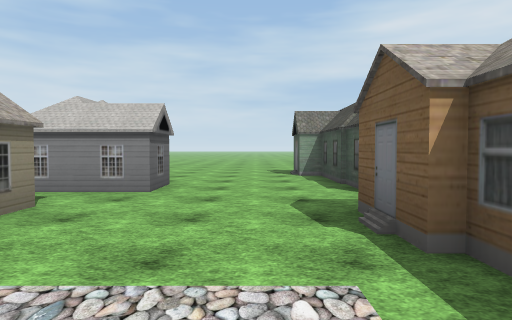
View 1 (above)

24 first-person views from a walk through a 3-D level made in the Unity game engine. The camera is 1.4 m above the floor, tilts 2° down and sees 75° across. The floor is counted in squares, 2 m on a side. Each view is taken from the middle of a square. On the plan, view 1 faces up. The plan holds only what a view shows up to about 10 squares ahead; the rest is blank. The place goes on beyond the plan. Some surface patterns are stand-ins.

View 2
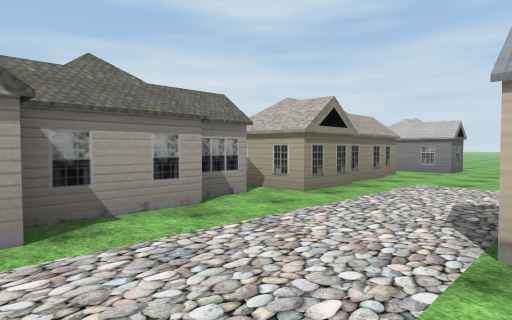

View 3
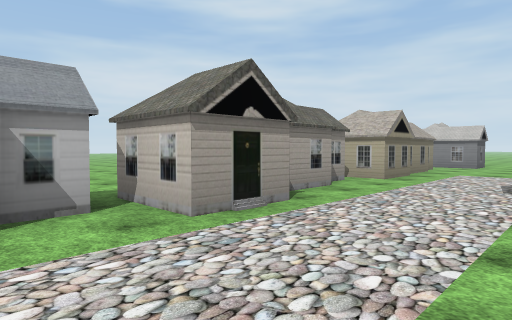

View 4
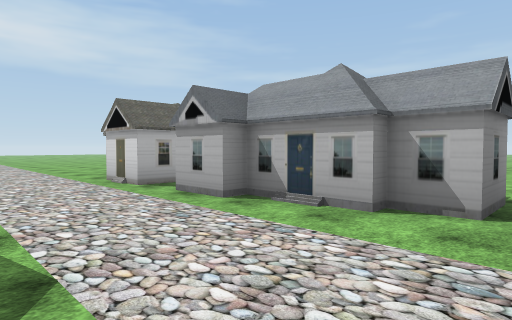

View 5
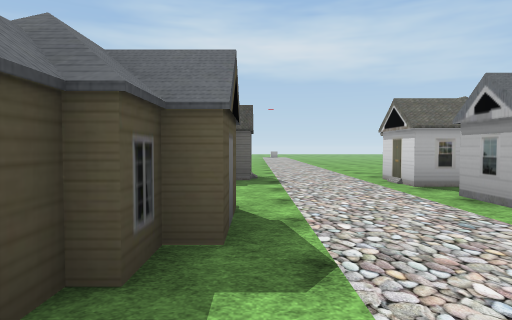

View 6
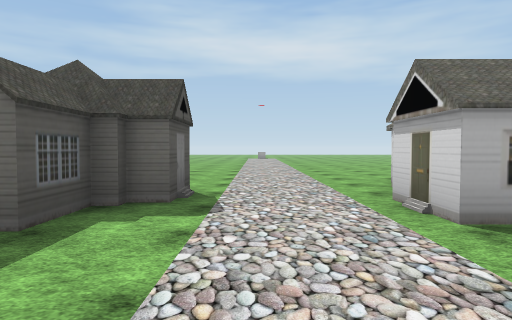

View 7
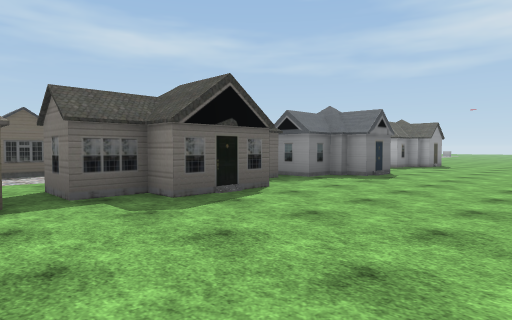

View 8
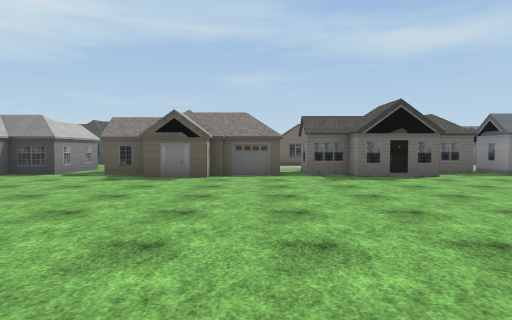

View 9
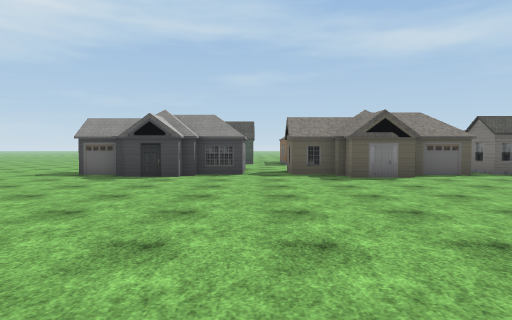

View 10
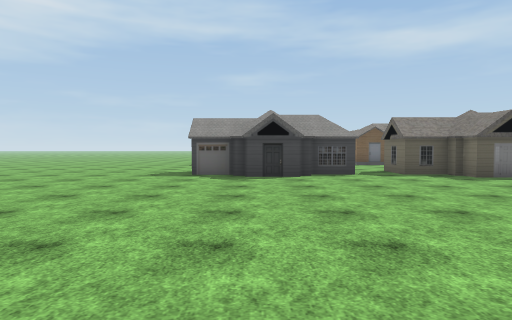

View 11
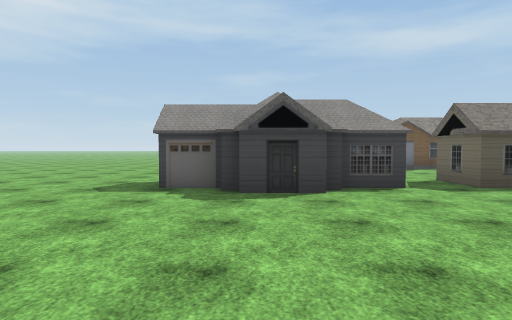

View 12
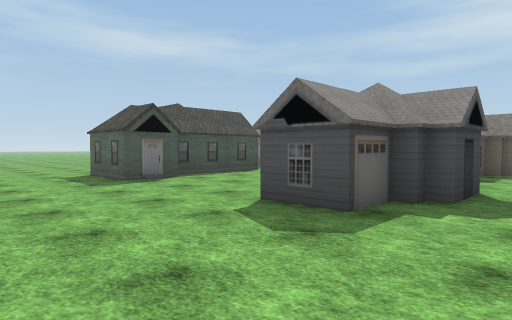

View 13
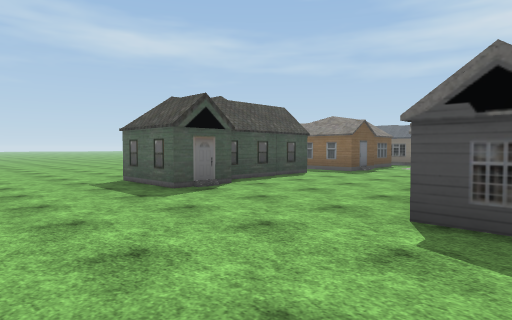

View 14
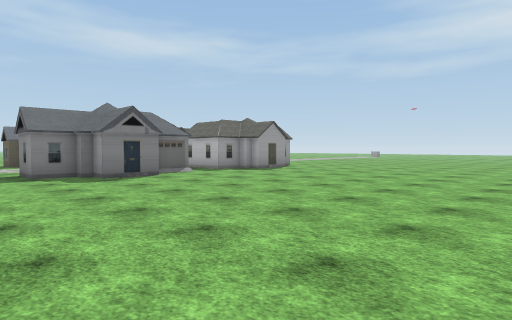

View 15
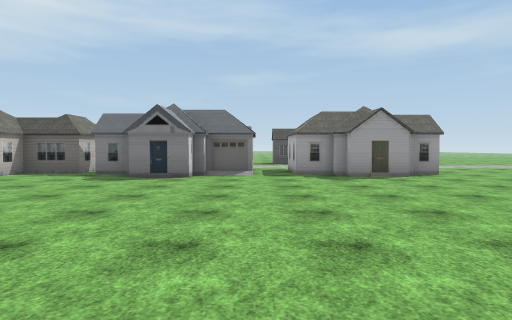

View 16
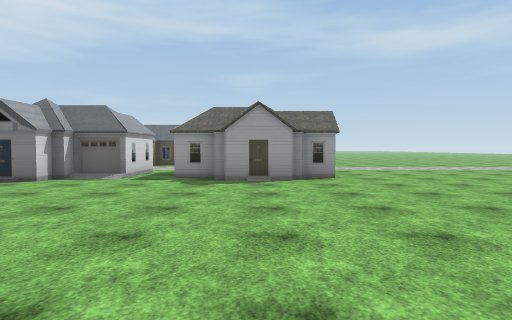

View 17
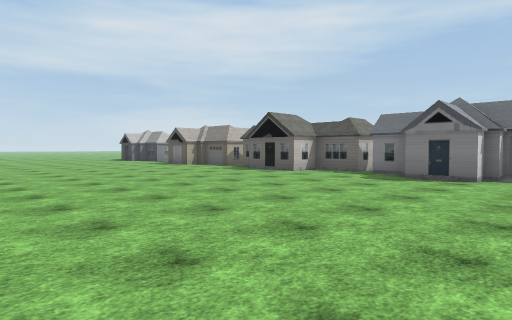

View 18
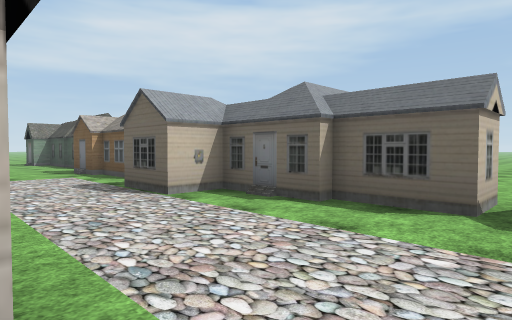

View 19
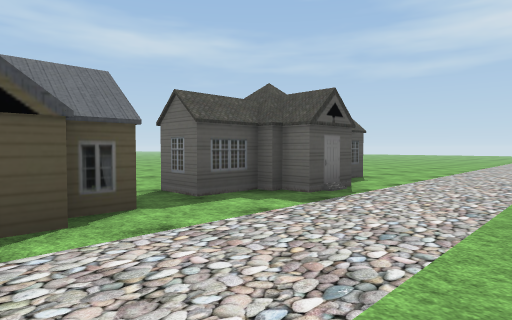

View 20
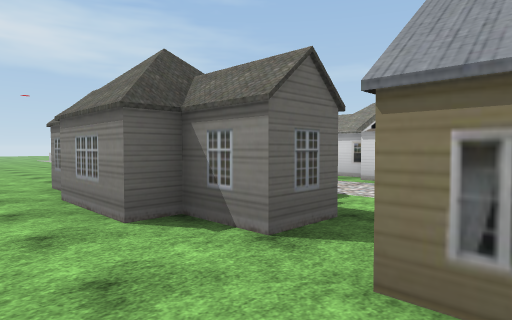

View 21
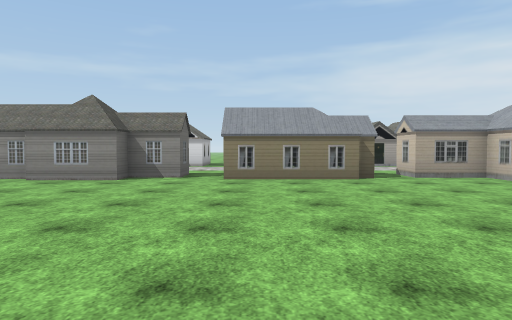

View 22
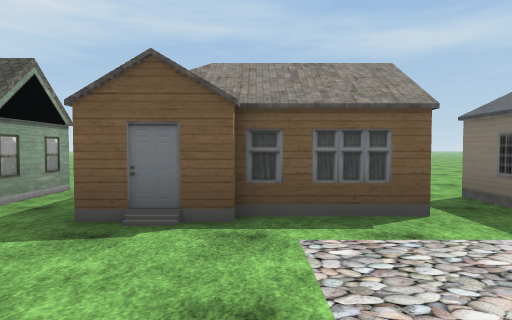

View 23
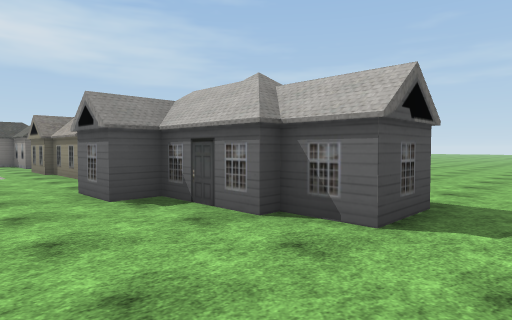

View 24
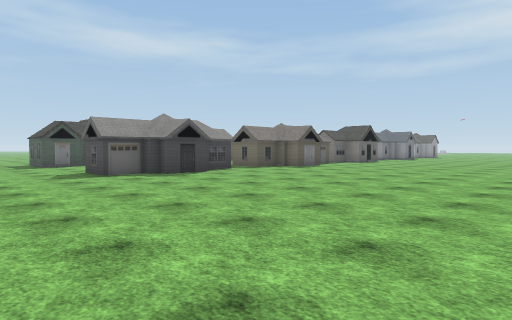

### Floor plan
Key: @ floor where view 1 was taken; # wall or solid block; . main floor; : floor 0.25 m higher than the main floor; H house.
Columns run from 13 left of view 1 to 11 right of it. Each row starts with its distance up from view 1.
 13 ..... ........
 12 ....................
 11 .....................
 10 ...............#H....
  9 .........##....#H ..
  8 .........##....#
  7  ........##....#
  6  ........H##...#
  5 ...............##
  4  ........##.....
  3  ........##....
  2   ......###....#
  1  .......H##....#
  0 .........H ..@..
 -1  .............##..
 -2  ........##...## ...
 -3  .......###....#   ...
 -4  .......###....###  ..
 -5 ..........##...#H..
 -6 ..........H#...##.....
 -7 .........##...........
 -8 ........###....#H......
 -9 ........###....##.......
-10 .........H##...##........
-11 .........H##............
-12  ........H##...##......
-13  ........H##...##.....
-14  ........ #...: #....
-15  ........##....H#..
-16   .......# ....##.

Positions as (right, up) in squares from view 1, and headings:
1: (0, 0), facing up
2: (1, -5), facing up-left
3: (1, -8), facing up-left
4: (1, -6), facing down-left
5: (1, -6), facing down
6: (0, -9), facing down
7: (-9, 0), facing down-right
8: (-13, 0), facing right
9: (-13, 5), facing right
10: (-13, 8), facing right
11: (-10, 8), facing right
12: (-6, 13), facing down-right
13: (-4, 13), facing down-right
14: (-13, -5), facing down-right
15: (-13, -11), facing right
16: (-12, -14), facing right
17: (-13, -11), facing up-right
18: (-2, -7), facing up-right
19: (-2, -9), facing down-right
20: (5, -10), facing down-left
21: (11, -10), facing left
22: (-2, 2), facing right
23: (0, 11), facing down-left
24: (-13, 13), facing down-right
